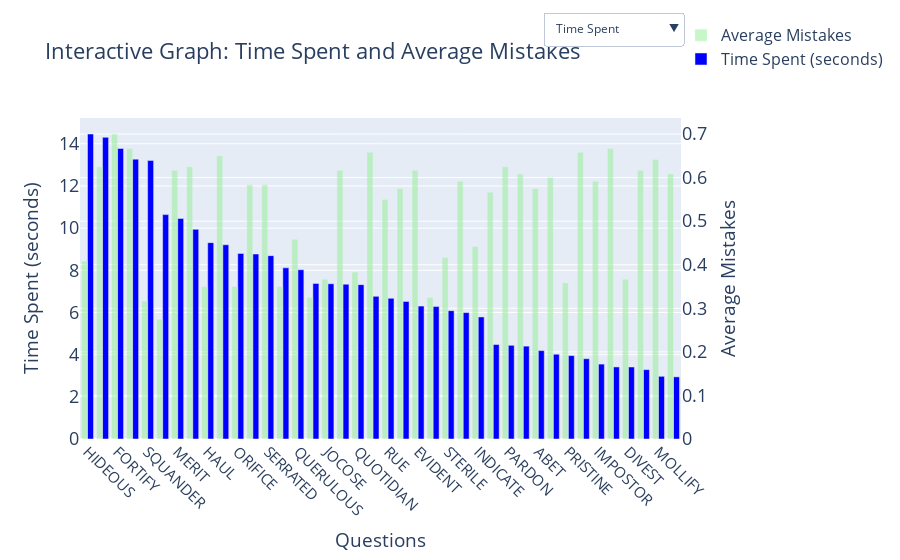

The code cell stored with this chart in its notebook:
### Markdown cell above
On the graph below, you can see the questions (words) ranked according to the time spent on each question and the average percentage of correct answers.
To change the representation, please select the desired scale from the drop-down menu.

### Code cell
# Sort the data
art_data = pd.read_csv('./data/art_generated_data.csv')
df = art_data
df['temp_mean'] = df['temp_mean'] / 1000
df_sorted_time = df.sort_values(by='temp_mean', ascending=False)
df_sorted_mistakes = df.sort_values(by='answ_mean', ascending=False)

# Create the combined figure
fig = go.Figure()

# Add traces for time spent and average mistakes

fig.add_trace(go.Bar(x=df_sorted_time['words'], y=df_sorted_time['answ_mean'], name='Average Mistakes', 
                    marker=dict(color='lightgreen'), opacity=0.5, yaxis='y2', offsetgroup=2))
fig.add_trace(go.Bar(x=df_sorted_time['words'], y=df_sorted_time['temp_mean'], name='Time Spent (seconds)',
                    marker=dict(color='blue'), opacity=1, yaxis='y1', offsetgroup=1))


fig.add_trace(go.Bar(x=df_sorted_mistakes['words'], y=df_sorted_mistakes['answ_mean'], name='Average Mistakes', 
                    marker=dict(color='lightgreen'), yaxis='y2', opacity=1, offsetgroup=2, visible=False))
fig.add_trace(go.Bar(x=df_sorted_mistakes['words'], y=df_sorted_mistakes['temp_mean'], name='Time Spent (seconds)', 
                    marker=dict(color='blue'), yaxis='y1', opacity=0.45, offsetgroup=1, visible=False))

# Update layout with dropdown and secondary y-axis
fig.update_layout(
    updatemenus=[
        dict(
            buttons=[
                dict(label='Time Spent',
                     method='update',
                     args=[{'visible': [True, True, False, False]},
                           {'title': 'Time Spent on Each Question'}]),
                dict(label='Average Mistakes',
                     method='update',
                     args=[{'visible': [False, False, True, True]},
                           {'title': 'Average Mistakes per Question'}])
            ],
            direction='down',
            showactive=True,
            x=.77,
            xanchor='left',
            y=1.33,
            yanchor='top'
        )
    ],
    # set the x-axis titles and tick font size and set tick orientation to 45 degrees
    xaxis=dict(title='Questions', titlefont=dict(size=19), tickfont=dict(size=15), tickangle=45),
    # seet the y-axis titles and font size
    yaxis=dict(title='Time Spent (seconds)', side='left', titlefont=dict(size=19), tickfont=dict(size=18)),
    yaxis2=dict(title='Average Mistakes', overlaying='y', side='right',  titlefont=dict(size=19), tickfont=dict(size=18)),
    barmode='group',
    # set the title of the graph and it font size
    title= dict(text='Interactive Graph: Time Spent and Average Mistakes', font=dict(size=22)),
    legend=dict( x=1, y=1.13, xanchor='left', yanchor='bottom', font=dict(size=16))
)

fig.show()

### Figure 1 — Plotly figure (JSON) as saved in the notebook; plotly's stock layout.template omitted (floating-point values rounded to 4 significant figures)
{"data": [{"marker": {"color": "lightgreen"}, "name": "Average Mistakes", "offsetgroup": "2", "opacity": 0.5, "type": "bar", "x": ["HIDEOUS", "SOLEMN", "FORTIFY", "INEXORABLE", "SQUANDER", "PEREGRINATE", "MERIT", "DESUETUDE", "HAUL", "PLAGIARIZE", "ORIFICE", "FASCINATE", "SERRATED", "INNOCUOUS", "QUERULOUS", "RENOWN", "JOCOSE", "CORDIAL", "QUOTIDIAN", "AMULET", "RUE", "IGNORANT", "EVIDENT", "FACILITATE", "STERILE", "CAPTION", "INDICATE", "HILARITY", "PARDON", "COUCH", "ABET", "TALK", "PRISTINE", "NARRATE", "IMPOSTOR", "MASSIVE", "DIVEST", "PROBABLE", "MOLLIFY", "REMEMBER"], "y": [0.4083, 0.625, 0.7, 0.6667, 0.3167, 0.275, 0.6167, 0.625, 0.35, 0.65, 0.35, 0.5833, 0.5833, 0.35, 0.4583, 0.325, 0.3667, 0.6167, 0.3833, 0.6583, 0.55, 0.575, 0.6167, 0.325, 0.4167, 0.5917, 0.4417, 0.5667, 0.625, 0.6083, 0.575, 0.6, 0.3583, 0.6583, 0.5917, 0.6667, 0.3667, 0.6167, 0.6417, 0.6083], "yaxis": "y2"}, {"marker": {"color": "blue"}, "name": "Time Spent (seconds)", "offsetgroup": "1", "opacity": 1, "type": "bar", "x": ["HIDEOUS", "SOLEMN", "FORTIFY", "INEXORABLE", "SQUANDER", "PEREGRINATE", "MERIT", "DESUETUDE", "HAUL", "PLAGIARIZE", "ORIFICE", "FASCINATE", "SERRATED", "INNOCUOUS", "QUERULOUS", "RENOWN", "JOCOSE", "CORDIAL", "QUOTIDIAN", "AMULET", "RUE", "IGNORANT", "EVIDENT", "FACILITATE", "STERILE", "CAPTION", "INDICATE", "HILARITY", "PARDON", "COUCH", "ABET", "TALK", "PRISTINE", "NARRATE", "IMPOSTOR", "MASSIVE", "DIVEST", "PROBABLE", "MOLLIFY", "REMEMBER"], "y": [14.46, 14.3, 13.77, 13.27, 13.2, 10.64, 10.46, 9.942, 9.312, 9.21, 8.8, 8.771, 8.695, 8.117, 8.028, 7.378, 7.361, 7.34, 7.319, 6.764, 6.672, 6.524, 6.301, 6.279, 6.087, 5.994, 5.788, 4.48, 4.443, 4.404, 4.192, 4.019, 3.955, 3.806, 3.552, 3.417, 3.415, 3.289, 2.972, 2.947], "yaxis": "y"}, {"marker": {"color": "lightgreen"}, "name": "Average Mistakes", "offsetgroup": "2", "opacity": 1, "type": "bar", "visible": false, "x": ["FORTIFY", "INEXORABLE", "MASSIVE", "NARRATE", "AMULET", "PLAGIARIZE", "MOLLIFY", "SOLEMN", "PARDON", "DESUETUDE", "PROBABLE", "CORDIAL", "EVIDENT", "MERIT", "REMEMBER", "COUCH", "TALK", "IMPOSTOR", "CAPTION", "FASCINATE", "SERRATED", "ABET", "IGNORANT", "HILARITY", "RUE", "QUERULOUS", "INDICATE", "STERILE", "HIDEOUS", "QUOTIDIAN", "JOCOSE", "DIVEST", "PRISTINE", "INNOCUOUS", "ORIFICE", "HAUL", "RENOWN", "FACILITATE", "SQUANDER", "PEREGRINATE"], "y": [0.7, 0.6667, 0.6667, 0.6583, 0.6583, 0.65, 0.6417, 0.625, 0.625, 0.625, 0.6167, 0.6167, 0.6167, 0.6167, 0.6083, 0.6083, 0.6, 0.5917, 0.5917, 0.5833, 0.5833, 0.575, 0.575, 0.5667, 0.55, 0.4583, 0.4417, 0.4167, 0.4083, 0.3833, 0.3667, 0.3667, 0.3583, 0.35, 0.35, 0.35, 0.325, 0.325, 0.3167, 0.275], "yaxis": "y2"}, {"marker": {"color": "blue"}, "name": "Time Spent (seconds)", "offsetgroup": "1", "opacity": 0.45, "type": "bar", "visible": false, "x": ["FORTIFY", "INEXORABLE", "MASSIVE", "NARRATE", "AMULET", "PLAGIARIZE", "MOLLIFY", "SOLEMN", "PARDON", "DESUETUDE", "PROBABLE", "CORDIAL", "EVIDENT", "MERIT", "REMEMBER", "COUCH", "TALK", "IMPOSTOR", "CAPTION", "FASCINATE", "SERRATED", "ABET", "IGNORANT", "HILARITY", "RUE", "QUERULOUS", "INDICATE", "STERILE", "HIDEOUS", "QUOTIDIAN", "JOCOSE", "DIVEST", "PRISTINE", "INNOCUOUS", "ORIFICE", "HAUL", "RENOWN", "FACILITATE", "SQUANDER", "PEREGRINATE"], "y": [13.77, 13.27, 3.417, 3.806, 6.764, 9.21, 2.972, 14.3, 4.443, 9.942, 3.289, 7.34, 6.301, 10.46, 2.947, 4.404, 4.019, 3.552, 5.994, 8.771, 8.695, 4.192, 6.524, 4.48, 6.672, 8.028, 5.788, 6.087, 14.46, 7.319, 7.361, 3.415, 3.955, 8.117, 8.8, 9.312, 7.378, 6.279, 13.2, 10.64], "yaxis": "y"}], "layout": {"barmode": "group", "legend": {"font": {"size": 16}, "x": 1, "xanchor": "left", "y": 1.13, "yanchor": "bottom"}, "title": {"font": {"size": 22}, "text": "Interactive Graph: Time Spent and Average Mistakes"}, "updatemenus": [{"buttons": [{"args": [{"visible": [true, true, false, false]}, {"title": "Time Spent on Each Question"}], "label": "Time Spent", "method": "update"}, {"args": [{"visible": [false, false, true, true]}, {"title": "Average Mistakes per Question"}], "label": "Average Mistakes", "method": "update"}], "direction": "down", "showactive": true, "x": 0.77, "xanchor": "left", "y": 1.33, "yanchor": "top"}], "xaxis": {"tickangle": 45, "tickfont": {"size": 15}, "title": {"font": {"size": 19}, "text": "Questions"}}, "yaxis": {"side": "left", "tickfont": {"size": 18}, "title": {"font": {"size": 19}, "text": "Time Spent (seconds)"}}, "yaxis2": {"overlaying": "y", "side": "right", "tickfont": {"size": 18}, "title": {"font": {"size": 19}, "text": "Average Mistakes"}}}}
